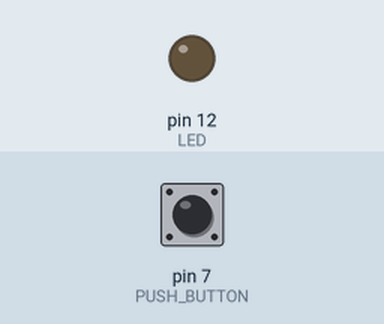
The sketch below on a simulated Arduino Uno, built with avr-gcc and run on an emulated ATmega328P. On the bench: output pins drawn as LEDs (lit = HIGH). The inputs (shaded band) are chosen by the test bench; at power-on: pin 7 (PUSH_BUTTON) HIGH.

Above: at 1.2 s.
1.3 s: pin 7 (PUSH_BUTTON) pulled LOW for 0.15 s
At 1.37 s:
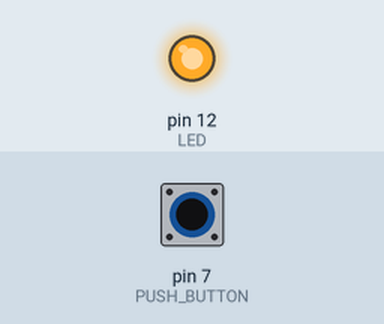
2.9 s: pin 7 (PUSH_BUTTON) pulled LOW for 3.2 s
At 7.1 s:
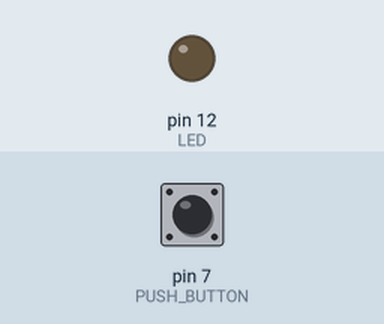
Timing chart, 0 to 8.6 s (numbered marks = the images above; inputs shaded):
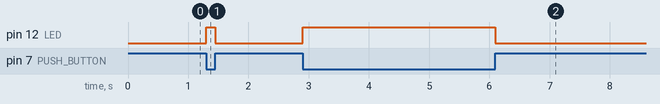

Measured:
- after the input at 1.3 s, pin 12 (LED): LOW → HIGH at once, → LOW 0.15 s later
- after the input at 2.9 s, pin 12 (LED): LOW → HIGH at once, → LOW 3.2 s later

The sketch:

push_button1.ino
```cpp
#include <Wire.h>

// C++ code
//

const int PUSH_BUTTON = 7;
const int LED = 12;

int buttonState = 0;

void setup()
{
  pinMode(PUSH_BUTTON, INPUT_PULLUP);
  pinMode(LED, OUTPUT);
}

void loop()
{
	buttonState = digitalRead(PUSH_BUTTON);

    if (buttonState != HIGH) {
      digitalWrite(LED, HIGH);
    } else {
      digitalWrite(LED, LOW);
    }
}
```
